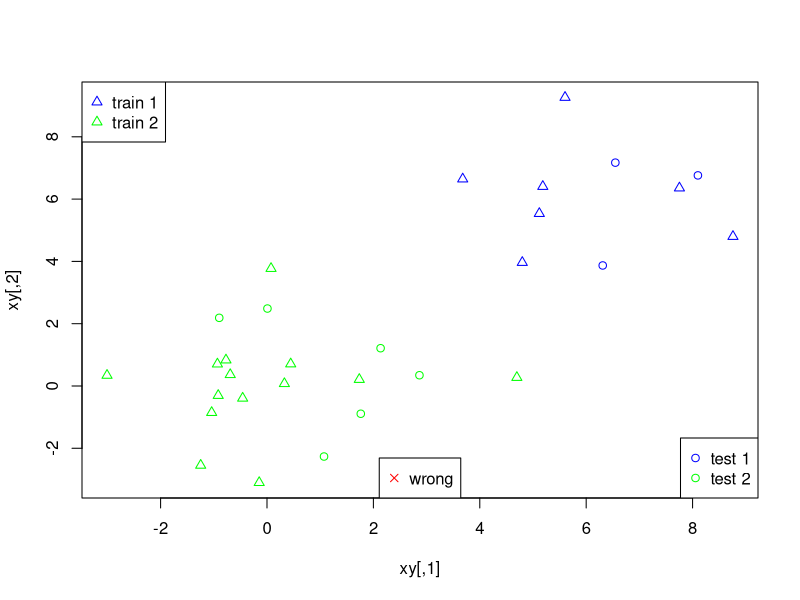
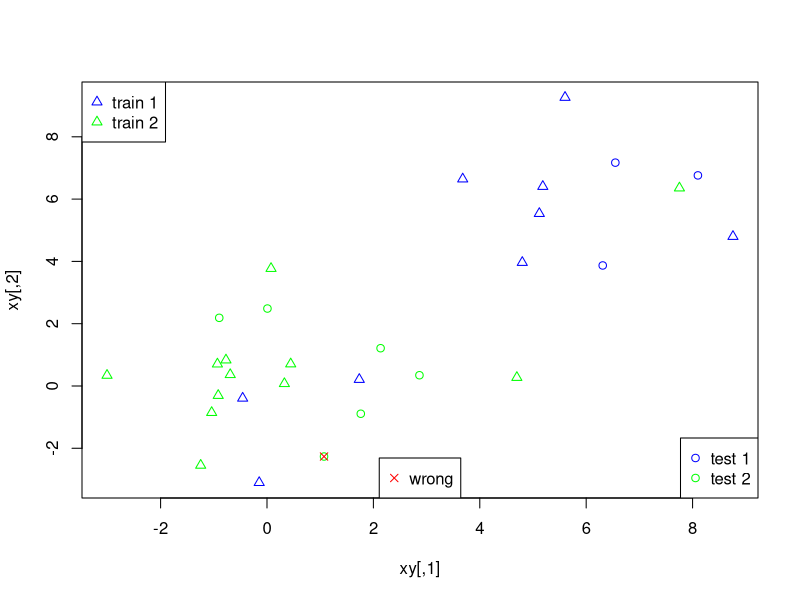

R code for these plots, in order:
library(MASS)
x1<-rnorm(20,mean = 0,sd = 6/3)    # мат чаканне 0
y1<-rnorm(20,0,6/3)
x2<-rnorm(10,6,6/3)         # мат чаканне 6
y2<-rnorm(10,6,6/3)
xy<-cbind(c(x1, x2),c(y1, y2))
xy

n<-30
n.train<-floor(n*0.7)   # абучальная выбарка
n.test<-n-n.train       # тэставая выбарка

idx.train<-sample(1:n,n.train)   # выпадковы выбар індэксаў
idx.test<-(1:n)[!(1:n %in% idx.train)]    # выбраць рэшту ў тэставую выбарку

data.train<-xy[idx.train,]   #абіраем дадзеныя па атрыманых раней рандомных індэксах
data.test<-xy[idx.test,] 

# першы выпадак
cl<-kmeans(xy,2)              # праводзім кластарны аналіз для пачатковых дадзеных
cl.cluster<-cl$cluster
cl.train<-cl.cluster[idx.train]
cl.test<-cl.cluster[idx.test]

mod<-qda(data.train, cl.train)                 # абучэнне тэставай выбаркі
cl.test_est<-predict(mod, data.test)$class     # класіфікацыя атрыманых дадзеных
sum(cl.test_est!=cl.test)/n.test               # падлічваем памылку
idx<-idx.test[cl.test_est!=cl.test]            # выбіраем індэксы не адпаведныя сапраўднасці

# першы графік
plot(xy, type="n")
points(data.train,pch=24, col=ifelse(cl.train==1,"blue","green"))
legend("topleft",legend=c("train 1","train 2"),pch=24,col=c("blue","green"))
points(data.test,pch=21, col=ifelse(cl.test==1,"blue","green"))
legend("bottomright",legend=c("test 1","test 2"),pch=21,col=c("blue","green"))
if (length(idx)==1){
  points(xy[idx,1],xy[idx,2],col="red", pch=4) 
}else
  points(xy[idx,],col="red", pch=4)
legend("bottom",legend=c("wrong"),pch=4,col="red")


# другі выпадак
idd<-sample(1:n.train,n.train * 0.2)  # выбіраем індэксы 20% абучальнай
for(i in idd) 
  cl.train[i]=ifelse(cl.train[i]==1,2,1)  # інверсуем нумары кластараў

mod2<-qda(data.train, cl.train)                  # абучэнне тэставай выбаркі
cl.test_est<-predict(mod2, data.test)$class      # класіфікацыя атрыманых дадзеных
sum(cl.test_est!=cl.test)/n.test                 # падлічваем памылку
idx2<-idx.test[cl.test_est!=cl.test]             # выбіраем індэксы не адпаведныя сапраўднасці

# другі графік
plot(xy, type="n")
points(data.train,pch=24, col=ifelse(cl.train==1,"blue","green"))
legend("topleft",legend=c("train 1","train 2"),pch=24,col=c("blue","green"))
points(data.test,pch=21, col=ifelse(cl.test==1,"blue","green"))
legend("bottomright",legend=c("test 1","test 2"),pch=21,col=c("blue","green"))
if (length(idx2)==1){
  points(xy[idx2,1],xy[idx2,2],col="red", pch=4) 
}else
  points(xy[idx2,],col="red", pch=4)
legend("bottom",legend=c("wrong"),pch=4,col="red")

